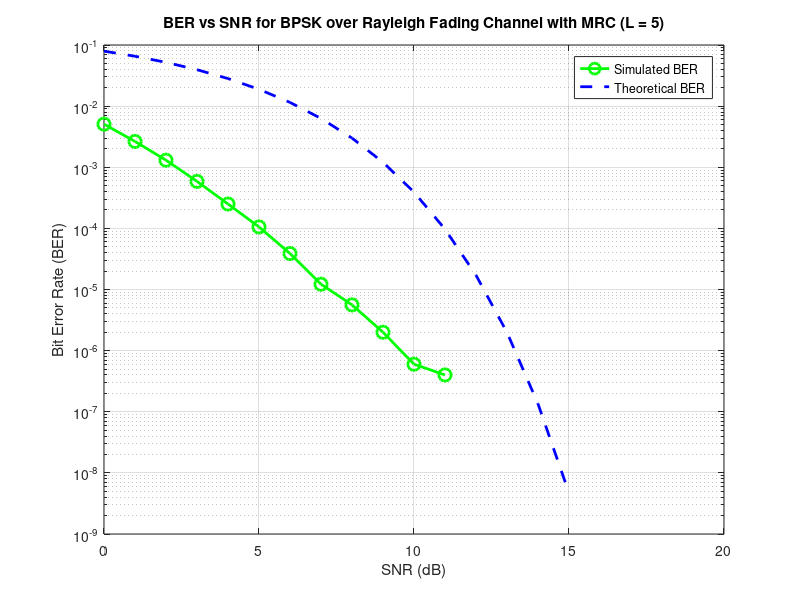

Reproduce this figure in MATLAB.
close all;
clear all;
clc;

% Parameters
blocklength = 1000;  % Block length
nBlocks = 5000;     % Number of blocks
SNRdb = 0:1:15;      % SNR in dB
SNR = 10.^(SNRdb/10); % Linear scale SNR
No = 1;              % Noise power spectral density (No = 1 for simplicity)
L = 5;               % Number of receive antennas
BER_BPSK = zeros(1, length(SNRdb));  % Initialize BER array

% Calculate Theoretical BER
for K = 1:length(SNRdb)
    BER_theoretical(K) = 0.5 * qfunc(sqrt(SNR(K))); % Calculate theoretical BER
end

% Simulation
for blk = 1:nBlocks
    % 1. Generate random bits of length equal to block length
    Bits = randi([0 1], 1, blocklength);  
    
    % 2. Generate BPSK symbols: map bit 1----> +1 and bit 0----> -1
    sym = 2 * Bits - 1; 
    
    % Generate noise for each SNR value
    noise = sqrt(No/2) * (randn(L, blocklength) + 1j * randn(L, blocklength)); % L x blocklength noise matrix
    
    % Generate Rayleigh fading channel for L receive antennas
    h = (randn(L, blocklength) + 1j * randn(L, blocklength)) / sqrt(2); % Rayleigh channel matrix
    
    for K = 1:length(SNRdb)
        % 3. Transmit the symbols, adjust amplitude relative to desired SNR
        TxSym = sqrt(SNR(K)) * sym;
        
        % 4. Calculate the received symbols (h * TxSym + noise)
        RxSym = h .* TxSym + noise; % L x blocklength received signals
        
        % 5. MRC Combining: sum the received signals from all antennas
        combined_signal = sum(conj(h) .* RxSym, 1); % Sum across antennas (L dimension)
        
        % 6. Make decision based on the combined signal to recover the bits
        DecBits = real(combined_signal) > 0;  % If real part > 0, bit is '1', else bit is '0'
        
        % 7. Calculate BER for each iteration
        error_count = sum(Bits ~= DecBits); % Total errors for the current block
        
        % Update BER
        BER_BPSK(K) = BER_BPSK(K) + error_count;
    end
end

% Compute Average BER
BER_BPSK = BER_BPSK / (blocklength * nBlocks);  % Average over blocks and length

% Plot the BER vs SNR graph
figure;
semilogy(SNRdb, BER_BPSK, 'g-o', 'linewidth', 2.0, 'MarkerSize', 9.0, 'DisplayName', 'Simulated BER');
hold on;
semilogy(SNRdb, BER_theoretical, 'b--', 'linewidth', 2.0, 'DisplayName', 'Theoretical BER');
grid on;
legend('show');
xlabel('SNR (dB)');
ylabel('Bit Error Rate (BER)');
title('BER vs SNR for BPSK over Rayleigh Fading Channel with MRC (L = 5)');
grid on;

function y = qfunc(x)
    % Q-function definition
    y = 0.5 * erfc(x / sqrt(2));
end
